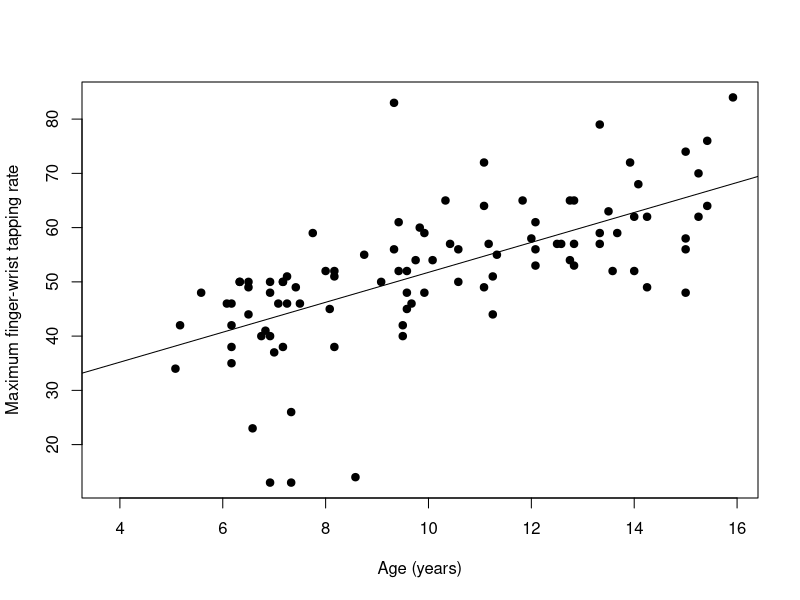
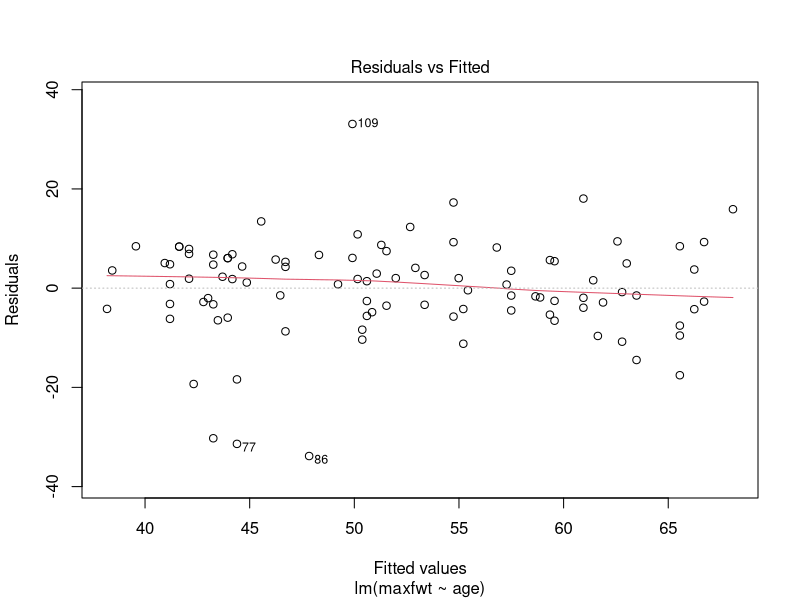
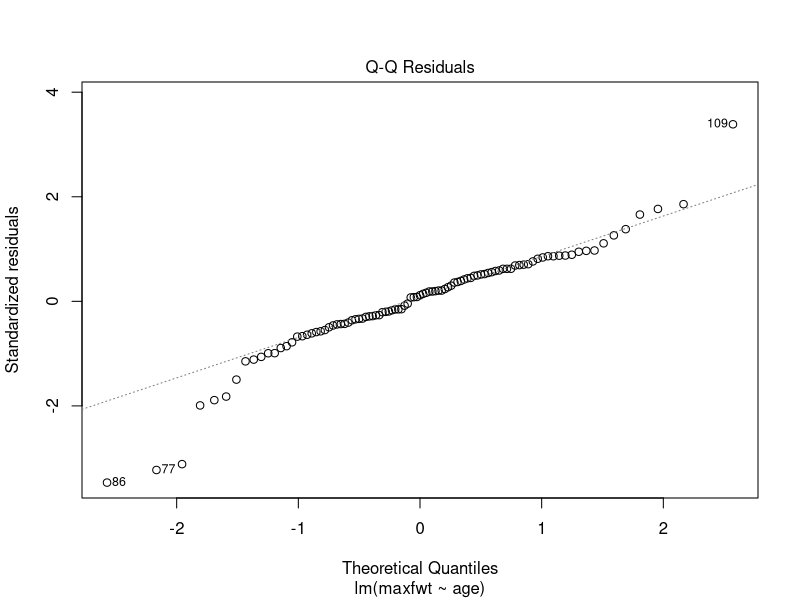
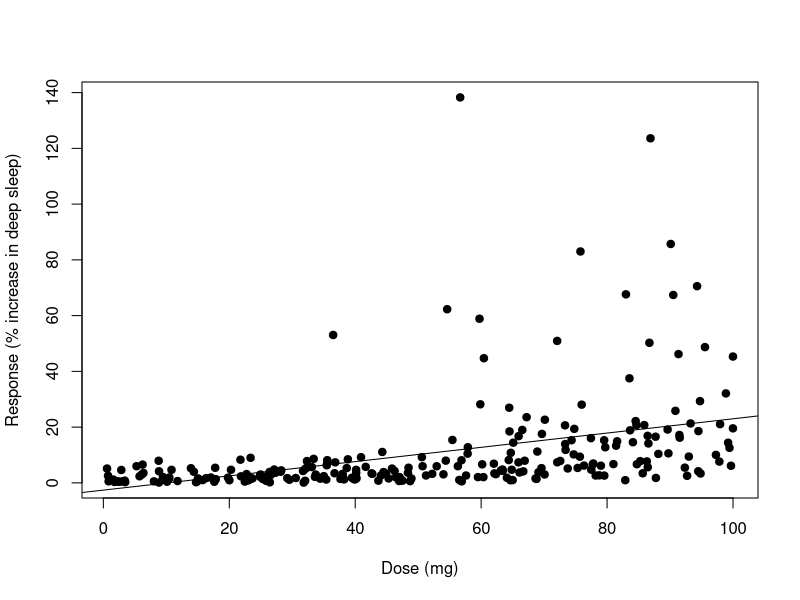
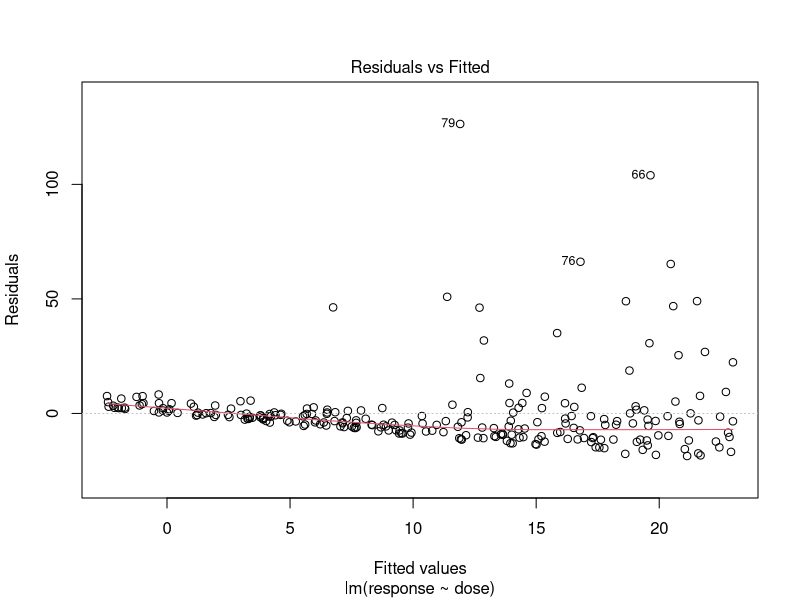
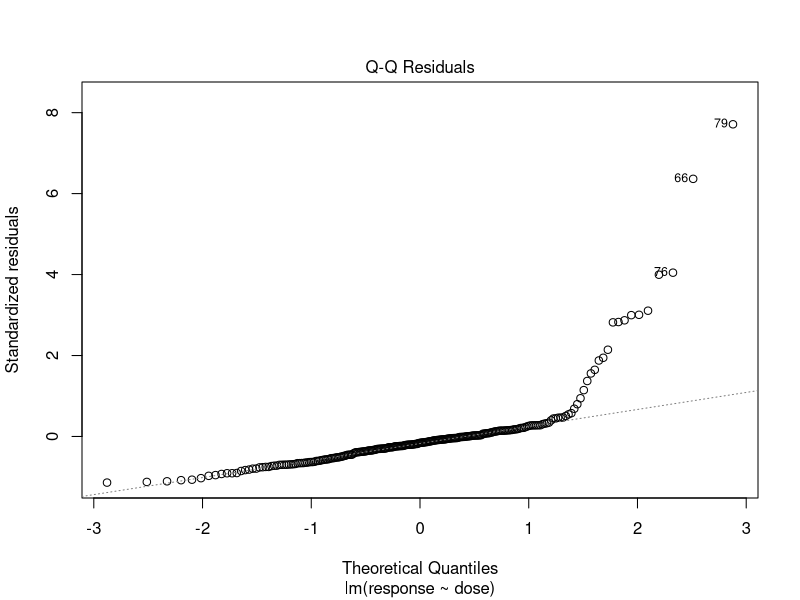
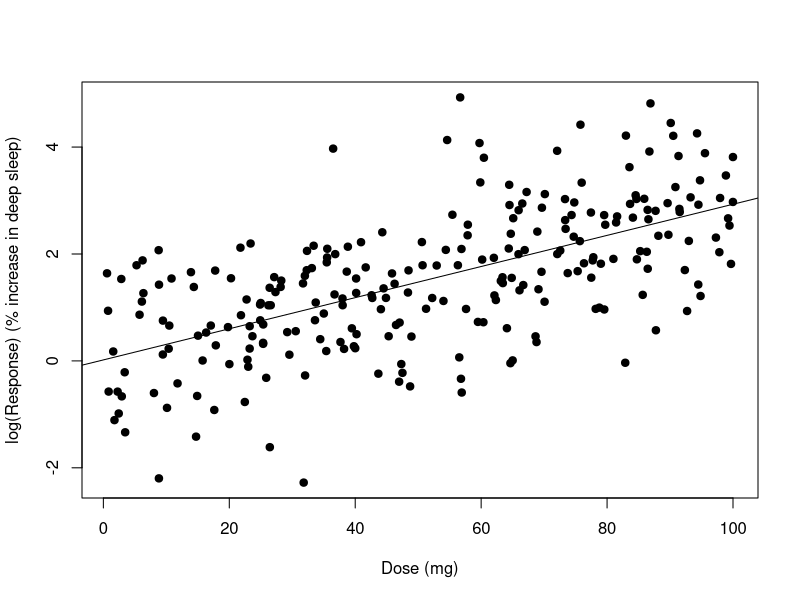
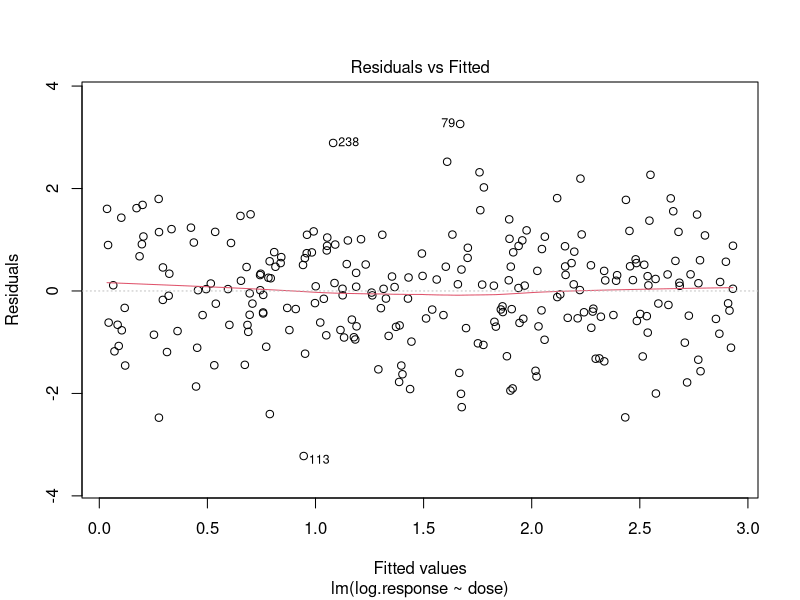

These figures' R source, in order:
## ---- chunk 1
library(readxl)
lead <- read_excel('lead.xlsx', col_names=TRUE, na="")
## ---- chunk 2
regression3 <- lm(maxfwt~age, data=lead)
summary(regression3)
## ---- chunk 3
# scatter plot
plot(maxfwt~age, data=lead, xlab="Age (years)", ylab="Maximum finger-wrist tapping rate", main="", pch=19)

# regression line on scatter plot
abline(regression3)
## ---- chunk 4
plot(regression3, 1)
## ---- chunk 5
plot(regression3, 2)
## ---- chunk 6
sleep <- read_excel('sleep.xlsx', col_names=TRUE, na="")
## ---- chunk 7
# linear model
regression4 <- lm(response~dose, data=sleep)
summary(regression4)

# scatter plot and regression line
plot(response~dose, data=sleep, xlab="Dose (mg)", ylab="Response (% increase in deep sleep)", main="", pch=19)
abline(regression4)

# residual plot
plot(regression4, 1)

# QQ plot
plot(regression4, 2)
## ---- chunk 8
# create new variable log of response due to cone shape of residual plot
sleep$log.response <- log(sleep$response)

# new linear regression model
regression4.log <- lm(log.response~dose, data=sleep)
summary(regression4.log)
## ---- chunk 9
# new scatter plot and new regression line
plot(log.response~dose, data=sleep, xlab="Dose (mg)", ylab="log(Response) (% increase in deep sleep)", main="", pch=19)
abline(regression4.log)

# new residual plot
plot(regression4.log, 1)

# new QQ plot
plot(regression4.log, 2)
## ---- chunk 10
# find exponent of log response at 50 mg dose
exp(as.numeric(predict(regression4.log, data.frame(dose=50))))
## ---- chunk 11
# multiple linear regression model of dominant hand finger-wrist tapping rate
mlr6 <- lm(maxfwt ~ age+hh_index+iqf, data=lead)
summary(mlr6)
## ---- chunk 12
# correlation between age and HH-index
cor(lead$age, lead$hh_index, use="complete")
# correlation between age and full-scale IQ
cor(lead$age, lead$iqf, use="complete")
# correlation between HH-index and full-scale IQ
cor(lead$hh_index, lead$iqf, use="complete")
## ---- chunk 13
# multiple linear regression model of dominant hand finger-wrist tapping rate
mlr6f <- lm(maxfwt ~ age+iqf, data=lead)
summary(mlr6f)
